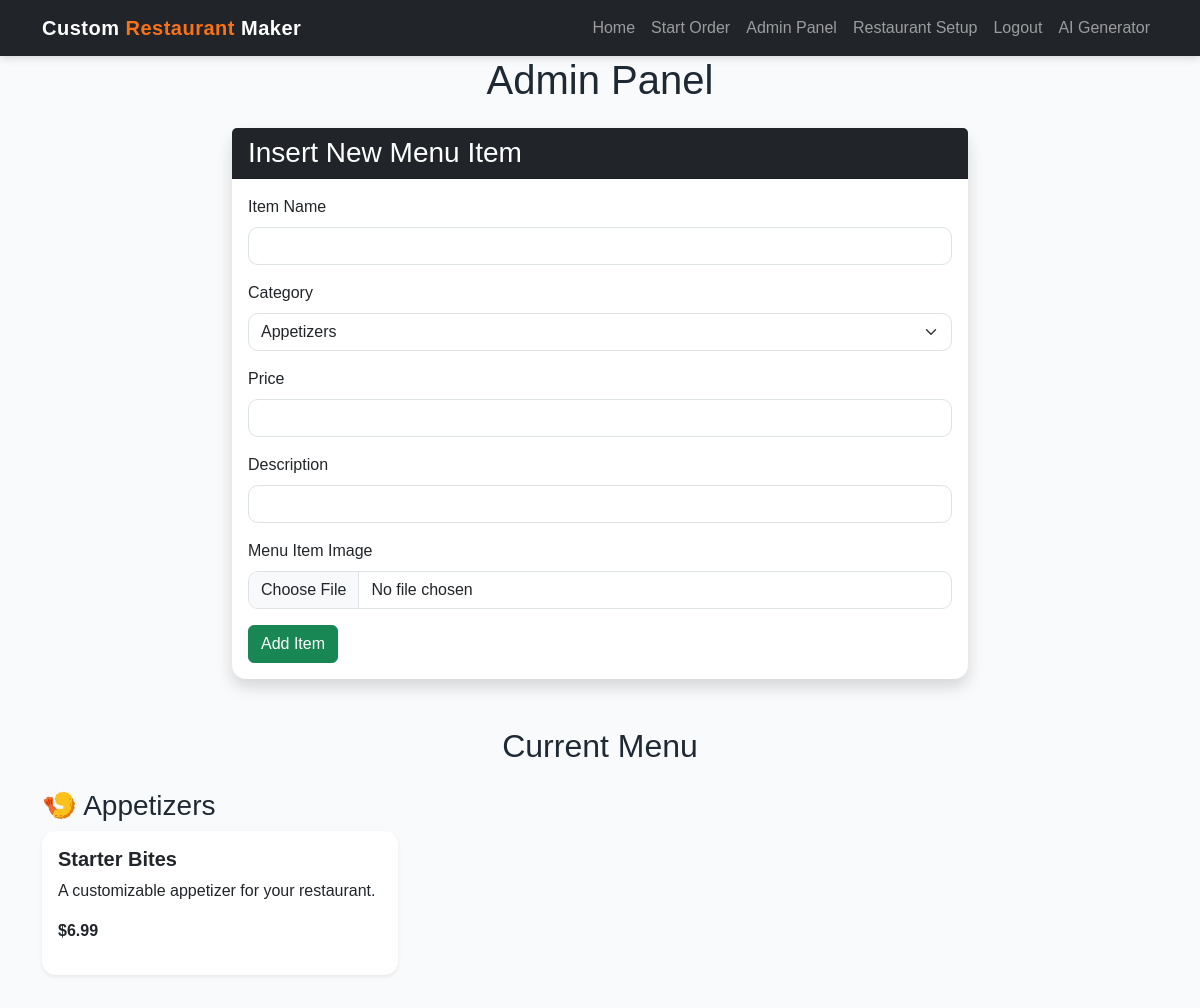
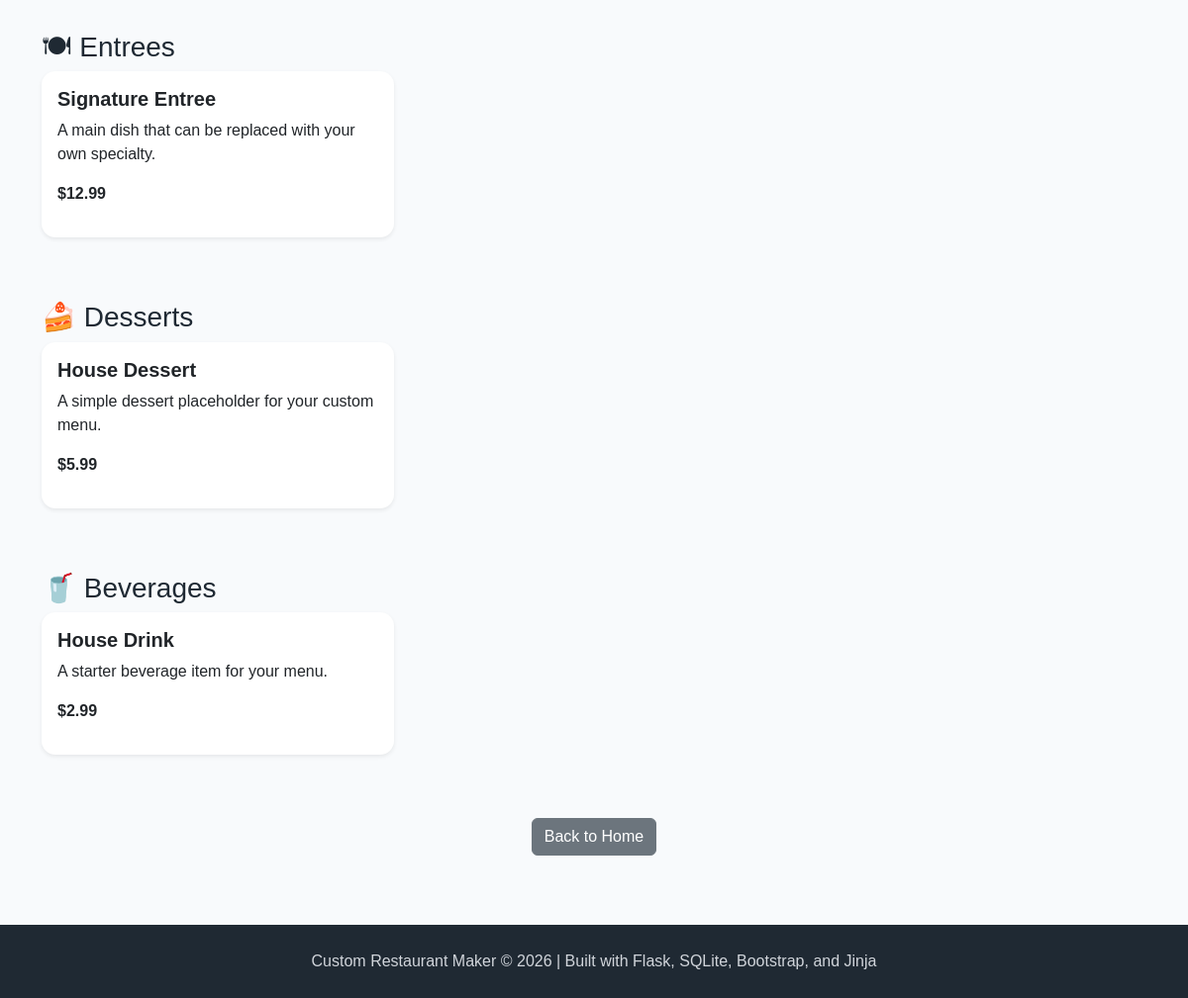
Screenshot of /admin (signed in) with the database file from the repository (2 pictures, top to bottom).
### tables this page shows
CREATE TABLE menu (
    menu_id INTEGER PRIMARY KEY AUTOINCREMENT,
    name TEXT NOT NULL,
    category TEXT NOT NULL,
    price REAL NOT NULL,
    description TEXT
, image_filename TEXT);

### app.py (the view, shortened to what this page needs)
@app.route("/admin", methods=["GET", "POST"])
def admin():
    if not session.get("admin_logged_in"):
        flash("Please log in to access the admin panel.", "warning")
        return redirect("/login")
    conn = get_db()
    cur = conn.cursor()
    cur.execute("""
        SELECT *
        FROM menu
        ORDER BY
            CASE LOWER(category)
                WHEN 'appetizers' THEN 1
                WHEN 'entrees' THEN 2
                WHEN 'desserts' THEN 3
                WHEN 'beverages' THEN 4
                ELSE 5
            END,
            name
    """)
    menu = cur.fetchall()
    conn.close()
    return render_template("admin.html", menu=menu)

### app.py (called while the page is built)
def get_db():
    conn = sqlite3.connect("project4.db")
    conn.row_factory = sqlite3.Row
    return conn

### templates/admin.html (shortened to what this page needs)
{% extends "base.html" %}
{% block content %}
<h1 class="text-center mb-4">Admin Panel</h1>
<div class="row justify-content-center">
    <div class="col-md-8">
        <div class="card shadow mb-5">
            <div class="card-header bg-dark text-white">
                <h3 class="mb-0">Insert New Menu Item</h3>
            </div>
            <div class="card-body">
                <form method="post" action="/admin" enctype="multipart/form-data">
                    <div class="mb-3">
                        <label class="form-label">Item Name</label>
                        <input type="text" name="name" class="form-control" required>
                    </div>
                    <div class="mb-3">
                        <label class="form-label">Category</label>
                        <select name="category" class="form-select" required>
                            <option value="Appetizers">Appetizers</option>
                        </select>
                    </div>
                    <div class="mb-3">
                        <label class="form-label">Price</label>
                        <input type="number" step="0.01" name="price" class="form-control" required>
                    </div>
                    <div class="mb-3">
                        <label class="form-label">Description</label>
                        <input type="text" name="description" class="form-control" required>
                    </div>
                    <div class="mb-3">
                        <label class="form-label">Menu Item Image</label>
                        <input type="file" name="image" class="form-control">
                    </div>
                    <button type="submit" class="btn btn-success">
                        Add Item
                    </button>
                </form>
            </div>
        </div>
    </div>
</div>
<h2 class="text-center mb-4">Current Menu</h2>
<h3 class="mt-4">🍤 Appetizers</h3>
<div class="row">
    {% for item in menu %}
        {% if item['category'].lower() == 'appetizers' %}
            <div class="col-md-4 mb-3">
                <div class="card h-100 shadow-sm">
                    <div class="card-body">
                        <h5 class="card-title">{{ item['name'] }}</h5>
                        <p class="card-text">
                            {{ item['description'] }}
                        </p>
                        <p>
                            <strong>${{ "%.2f"|format(item['price']) }}</strong>
                        </p>
                    </div>
                </div>
            </div>
        {% endif %}
    {% endfor %}
</div>
<h3 class="mt-5">🍽 Entrees</h3>
<div class="row">
    {% for item in menu %}
        {% if item['category'].lower() == 'entrees' %}
            <div class="col-md-4 mb-3">
                <div class="card h-100 shadow-sm">
                    <div class="card-body">
                        <h5 class="card-title">{{ item['name'] }}</h5>
                        <p class="card-text">
                            {{ item['description'] }}
                        </p>
                        <p>
                            <strong>${{ "%.2f"|format(item['price']) }}</strong>
                        </p>
                    </div>
                </div>
            </div>
        {% endif %}
    {% endfor %}
</div>
<h3 class="mt-5">🍰 Desserts</h3>
<div class="row">
    {% for item in menu %}
        {% if item['category'].lower() == 'desserts' %}
            <div class="col-md-4 mb-3">
                <div class="card h-100 shadow-sm">
                    <div class="card-body">
                        <h5 class="card-title">{{ item['name'] }}</h5>
                        <p class="card-text">
                            {{ item['description'] }}
                        </p>
                        <p>
                            <strong>${{ "%.2f"|format(item['price']) }}</strong>
                        </p>
                    </div>
                </div>
            </div>
        {% endif %}
    {% endfor %}
</div>
<h3 class="mt-5">🥤 Beverages</h3>
<div class="row">
    {% for item in menu %}
        {% if item['category'].lower() == 'beverages' %}
            <div class="col-md-4 mb-3">
                <div class="card h-100 shadow-sm">
                    <div class="card-body">
                        <h5 class="card-title">{{ item['name'] }}</h5>
                        <p class="card-text">
                            {{ item['description'] }}
                        </p>
                        <p>
                            <strong>${{ "%.2f"|format(item['price']) }}</strong>
                        </p>
                    </div>
                </div>
            </div>
        {% endif %}
    {% endfor %}
</div>
<div class="text-center mt-5 mb-5">
    <a href="/" class="btn btn-secondary">
        Back to Home
    </a>
</div>
{% endblock %}

### templates/base.html (shortened to what this page needs)
<!DOCTYPE html>
<html>
<head>
    <link href="https://cdn.jsdelivr.net/npm/bootstrap@5.3.3/dist/css/bootstrap.min.css" rel="stylesheet">
    <link rel="stylesheet" href="{{ url_for('static', filename='style.css') }}">
</head>
<body>
<nav class="navbar navbar-expand-lg navbar-dark bg-dark">
    <div class="container">
        <a class="navbar-brand" href="/">
            Custom <span class="brand-highlight">Restaurant</span> Maker
        </a>
        <div class="collapse navbar-collapse" id="navbarNav">
            <div class="navbar-nav ms-auto">
                <a class="nav-link" href="/">Home</a>
                <a class="nav-link" href="/start_order">Start Order</a>
                {% if session.get("admin_logged_in") %}
                    <a class="nav-link" href="/admin">Admin Panel</a>
                    <a class="nav-link" href="/restaurant_setup">Restaurant Setup</a>
                    <a class="nav-link" href="/logout">Logout</a>
                    <a class="nav-link" href="/ai_menu_generator">AI Generator</a>
                {% else %}
                    <a class="nav-link" href="/login">Admin Login</a>
                {% endif %}
            </div>
        </div>
    </div>
</nav>
<main class="container">
    {% block content %}{% endblock %}
</main>
<footer class="footer">
    <div class="container">
        <p>
            Custom Restaurant Maker &copy; 2026 | Built with Flask, SQLite, Bootstrap, and Jinja
        </p>
    </div>
</footer>
</body>
</html>

### static/style.css (style rules this page uses)
:root { --primary-dark: #1f2933; --primary-orange: #f97316; --primary-yellow: #facc15; --primary-green: #16a34a; --soft-bg: #f8fafc; --card-bg: #ffffff; --text-dark: #1f2933; }
body { background-color: var(--soft-bg); color: var(--text-dark); font-family: Arial, Helvetica, sans-serif; }
.navbar { box-shadow: 0 2px 8px rgba(0, 0, 0, 0.15); }
.navbar-brand { font-weight: 700; letter-spacing: 0.5px; }
.brand-highlight { color: var(--primary-orange); }
.card { border: none; border-radius: 14px; transition: transform 0.2s ease, box-shadow 0.2s ease; }
.card-title { font-weight: 700; }
.form-control, .form-select { border-radius: 10px; }
.footer { background-color: var(--primary-dark); color: white; padding: 25px 0; margin-top: 70px; text-align: center; }
.footer p { margin: 0; color: #d1d5db; }

### rows the page displays
menu: name "Starter Bites", description "A customizable appetizer for your restaurant.", price "6.99"
menu: name "Signature Entree", description "A main dish that can be replaced with your own specialty.", price "12.99"
menu: name "House Dessert", description "A simple dessert placeholder for your custom menu.", price "5.99"
menu: name "House Drink", description "A starter beverage item for your menu.", price "2.99"
